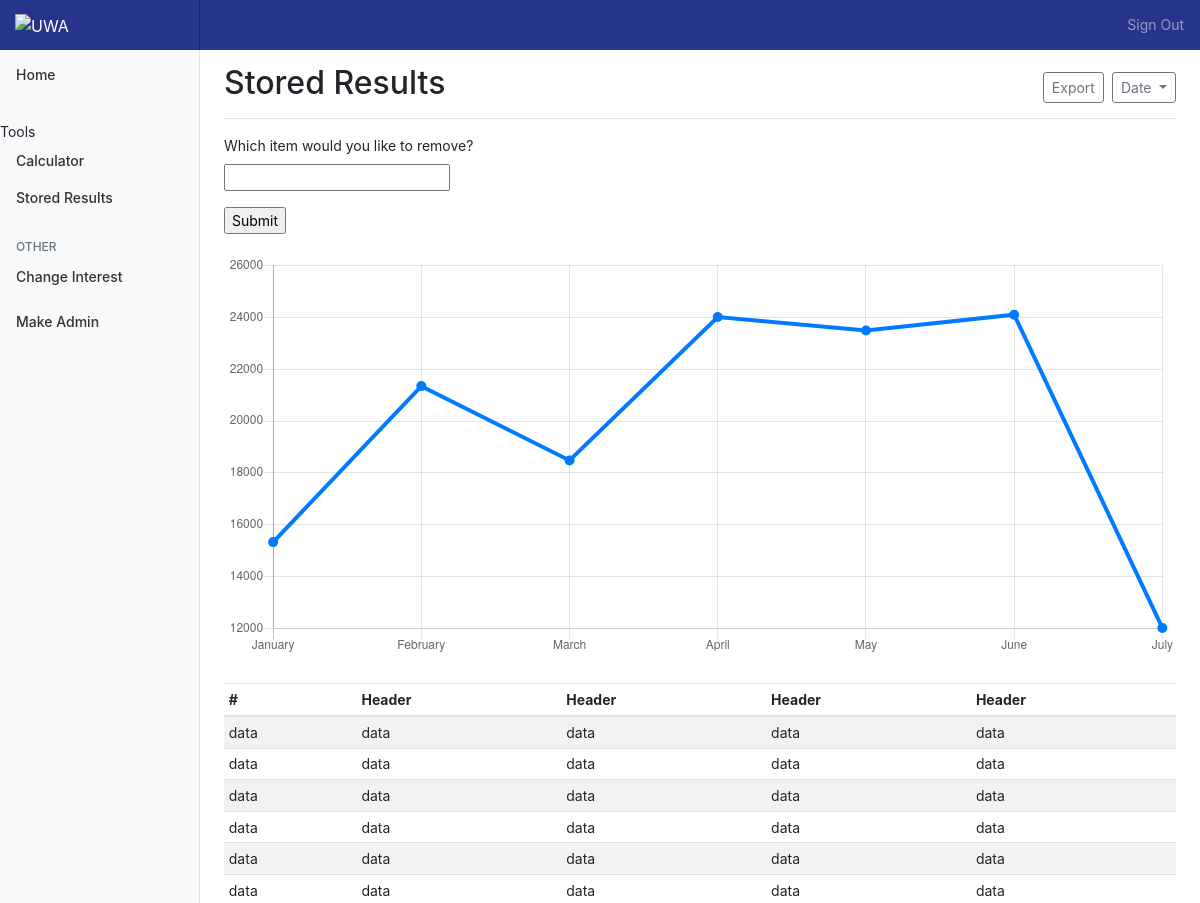
/profile (signed in, upper part), run on an earlier commit of the app's database.
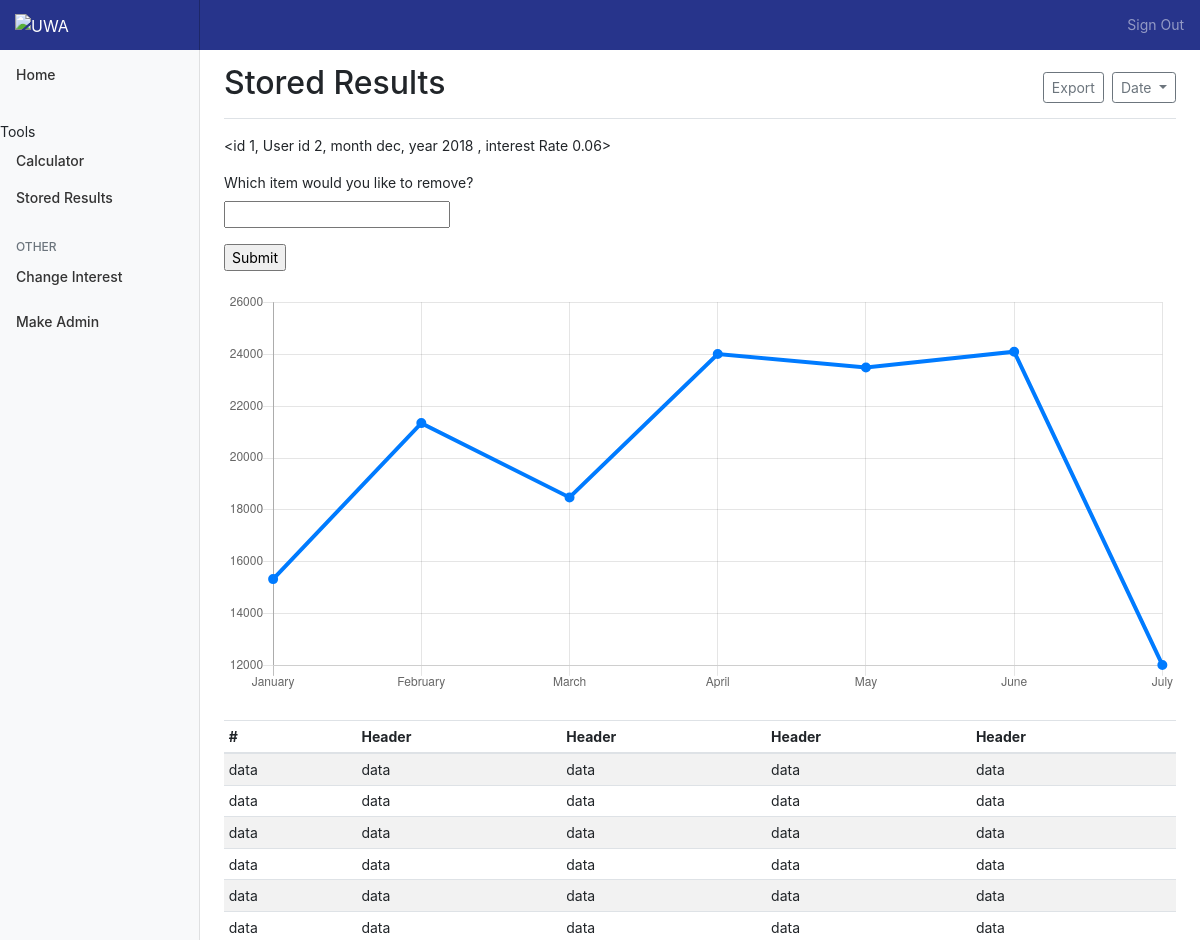
And on a later commit of the database.
### app/models.py (models this page shows)
class expected(db.Model):
    id = db.Column(db.Integer, primary_key=True)
    user_id = db.Column(db.Integer, db.ForeignKey('user.id'))
    month = db.Column(db.String(1024))
    year = db.Column(db.Integer)
    value = db.Column(db.Integer)
    intclass = db.Column(db.String(1024))
    interest = db.Column(db.Float)
    donation = db.Column(db.String(1024))
    spending = db.Column(db.String(1024))
    recap = db.Column(db.String(1024))
    distribution = db.Column(db.String(1024))
    operatingDistribution = db.Column(db.String(1024))
    timeframe = db.Column(db.Integer)
    addContribution = db.Column(db.String(1024))
    def __repr__(self):
        return '<id {}, User id {}, month {}, year {} , interest Rate {}>'.format(self.id, self.user_id, self.month, self.year, self.interest)

### app/routes.py (the view)
@app.route('/profile',methods=["GET", "POST"])
def profile():
    form = RemovalForm()
    if form.validate_on_submit():
        temp = expected.query.get(form.rid.data)
        db.session.delete(temp)
        db.session.commit()
        return redirect(url_for('profile'))
    return render_template("profile.html", title='Profile', expected=expected.query.all(), form=form)

### app/forms.py
class RemovalForm(FlaskForm):
    rid = IntegerField('Which item would you like to remove?')
    submit = SubmitField('Submit')

### app/models.py (called while the page is built)
@login.user_loader
def load_user(id):
    return User.query.get(int(id))

### app/templates/profile.html (shortened to what the changed rows need)
{% extends "base.html" %} {% block content %}
<main role="main" class="col-md-9 ml-sm-auto col-lg-10 px-4">
    <div class="d-flex justify-content-between flex-wrap flex-md-nowrap align-items-center pt-3 pb-2 mb-3 border-bottom">
        <h1 class="h2">Stored Results</h1>
    </div>
    {% for exp in expected %} {% if current_user.id == exp.user_id %}
    <div class="table-responsive">
        <p> {{ exp }}</p>
    </div>
    {% endif %} {% endfor %}
    <div class="table-responsive">
        <table class="table table-striped table-sm">
            <thead>
                <tr>
                    <th>#</th>
                    <th>Header</th>
                    <th>Header</th>
                    <th>Header</th>
                    <th>Header</th>
                </tr>
            </thead>
        </table>
    </div>
</main>
<script>
    var ctx = document.getElementById("myChart");
    var myChart = new Chart(ctx, {
        type: 'line',
        data: {
            labels: ["January", "February", "March", "April", "May", "June", "July"],
            datasets: [{
                data: [15339, 21345, 18483, 24003, 23489, 24092, 12034],
                lineTension: 0,
                backgroundColor: 'transparent',
                borderColor: '#007bff',
                borderWidth: 4,
                pointBackgroundColor: '#007bff'
            }]
        },
        options: {
            scales: {
                yAxes: [{
                    ticks: {
                        beginAtZero: false
                    }
                }]
            },
            legend: {
                display: false,
            }
        }
    });
</script>
<script>
    var ctx = document.getElementById("myChart2");
    var myChart2 = new Chart(ctx, {
        type: 'line',
        data: {
            labels: ["January", "February", "March", "April", "May", "June", "July"],
            datasets: [{
                data: [15339, 21345, 18483, 24003, 23489, 24092, 12034],
                lineTension: 0,
                backgroundColor: 'transparent',
                borderColor: '#007bff',
                borderWidth: 4,
                pointBackgroundColor: '#007bff'
            }]
        },
        options: {
            scales: {
                yAxes: [{
                    ticks: {
                        beginAtZero: false
                    }
                }]
            },
            legend: {
                display: false,
            }
        }
    });
</script>
{% endblock %}

What changed in the data, as far as the page shows it:
added expected: id+user+month "<id 1, User id 2, month dec, year 2018 , interest Rate 0.06>"
